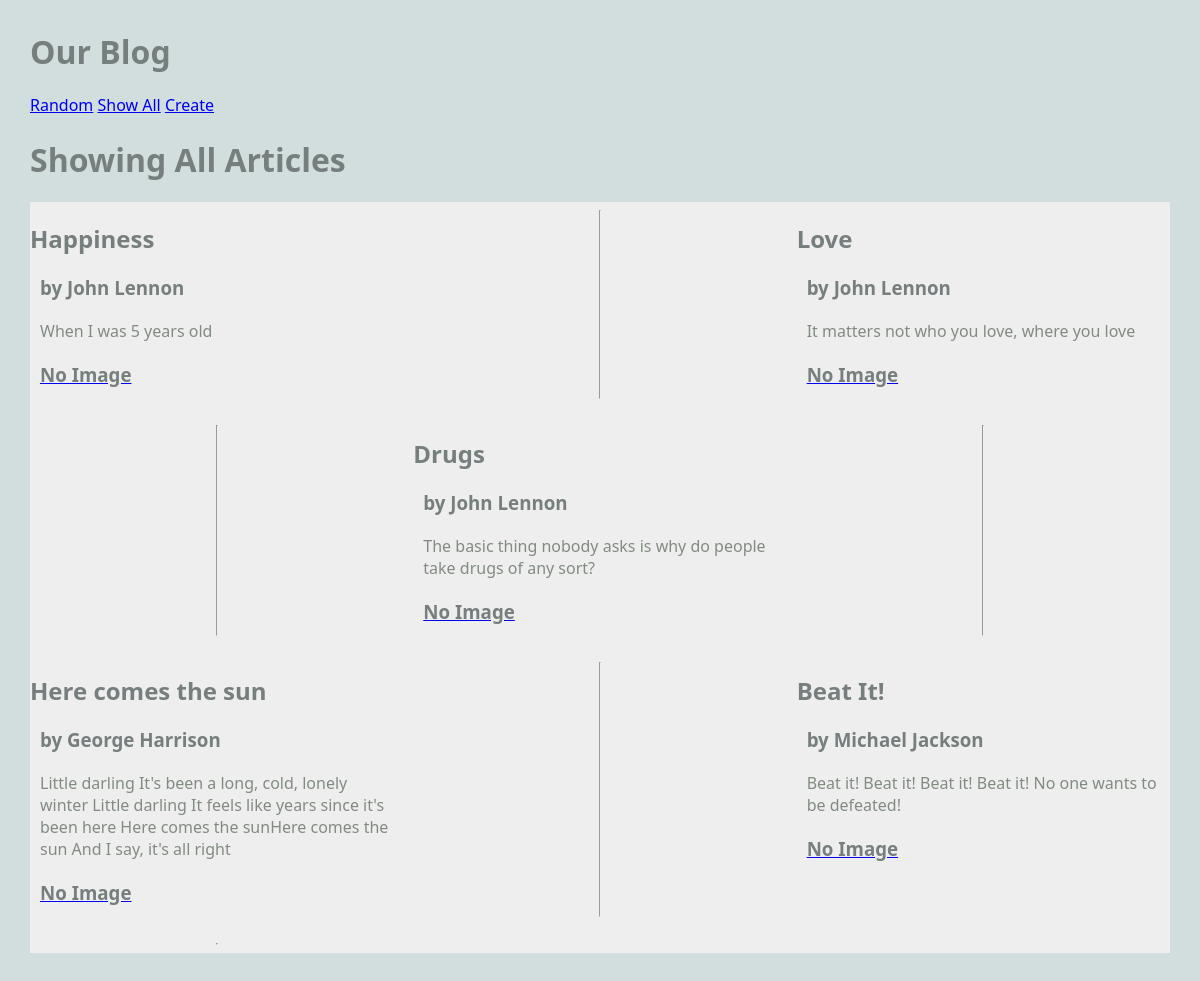
/blog/show_all, run on an earlier commit of the app's database.
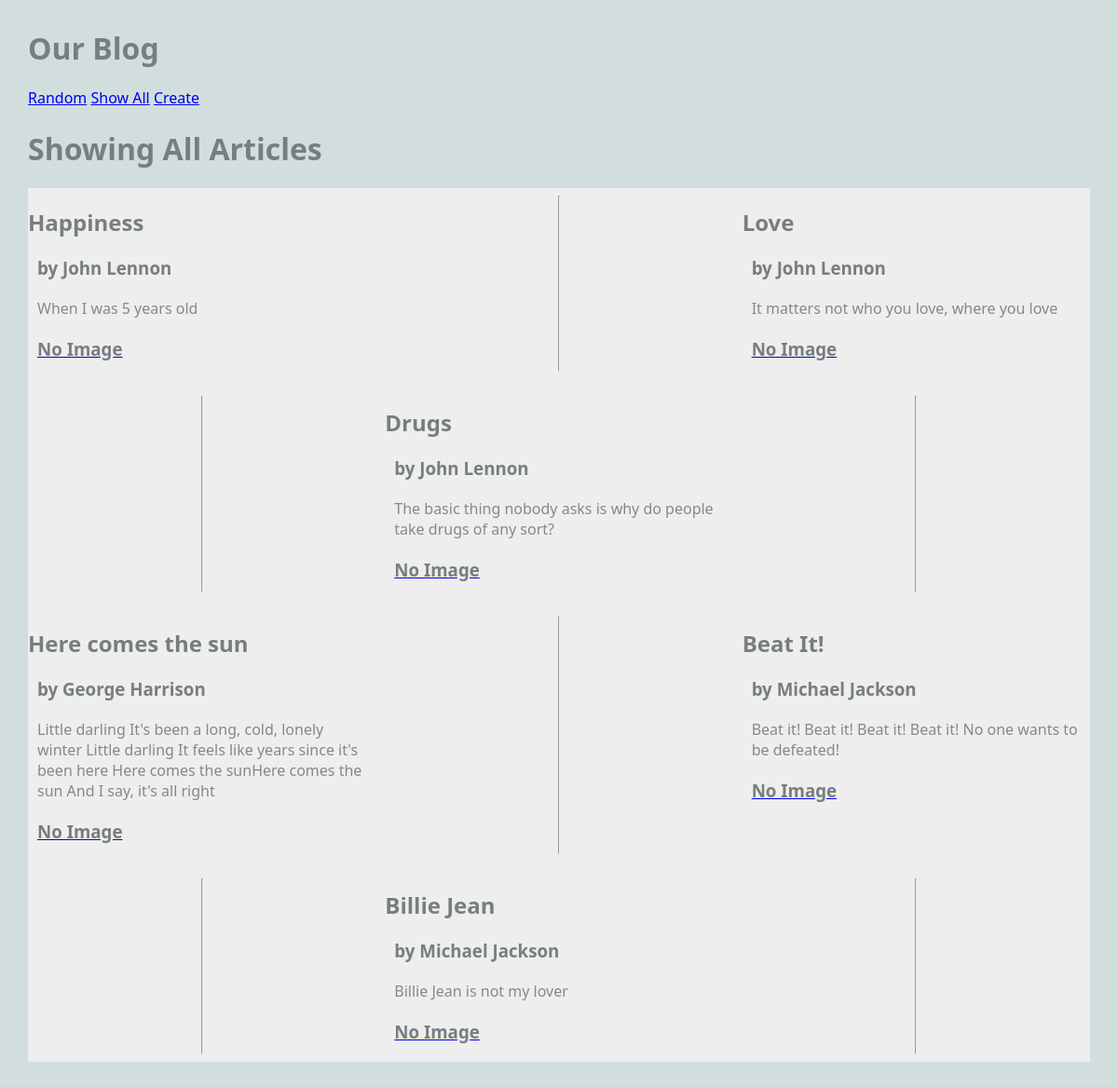
And on a later commit of the database.
### blog/models.py (models this page shows, shortened)
class Article(models.Model):
    title = models.TextField(blank=True)
    author = models.TextField(blank=True)
    text = models.TextField(blank=True)
    published = models.DateTimeField(auto_now=True)
    image_file = models.ImageField(blank=True) # an actual image
    def __str__(self):
        return f'{self.title} by {self.author}'
        author: TextField[str]

### blog/views.py (the view)
# urls.py: path('show_all', ShowAllView.as_view(), name="show_all"),
class ShowAllView(ListView):
    model = Article
    template_name = "blog/show_all.html"
    context_object_name = "articles"

### blog/templates/blog/show_all.html (shortened to what this page needs)
{% extends 'blog/base.html' %}
 {% block content %}
<h1>Showing All Articles</h1>
<main class="grid-container">
    {% for article in articles %}
    <article>
        <div>
            <h2>{{article.title}}</h2>
            <h3>by {{article.author}}</h3>
            <p>
                {{article.text}}
            </p>
        </div>
        <a href="{% url 'blog:article' article.pk %}">
            {% if article.image_file %}
                <img src="{{article.image_file.url}}" alt="">
            {% else %}
                <h3>No Image</h3>
            {% endif %}
        </a>
    </article>
    <hr>
    {% endfor %}
{% endblock %}

### blog/templates/blog/base.html (shortened to what this page needs)
 {% load static %}
<html>
    <head>
        <link rel="stylesheet" href="{% static 'styles-blog.css' %}">
    </head>
    <body>
        <head>
            <h1>Our Blog</h1>
            <nav>
                <ul>
                    <li><a href="{% url 'blog:random' %}">Random</a></li>
                    <li><a href="{% url 'blog:show_all' %}">Show All</a></li>
                    <li><a href="{% url 'blog:create_article' %}">Create</a></li>
                </ul>
            </nav>
        </head>
         {% block content %}
         {% endblock %}
    </body>
</html>

### static/styles-blog.css (style rules this page uses)
body { margin: 30px; background: #d1dedd; font-family:'Segoe UI', Tahoma, Geneva, Verdana, sans-serif; }
ul, li { padding: 0px; list-style-type: none; }
h1, h2, h3 { color: #767f7e; }
p { color: #828b82; }
.grid-container { background: #eee; max-width: 900px; display: grid; grid-template-columns: repeat(3, 1fr); grid-gap: 10px; max-width: 1200px; margin: 20px auto; }
article p, article h3 { margin: 20px 10px; }
nav li { display: inline; }

What changed in the data, as far as the page shows it:
added Article: title "Billie Jean", author "Michael Jackson", text "Billie Jean is not my lover", image_file "No Image"
